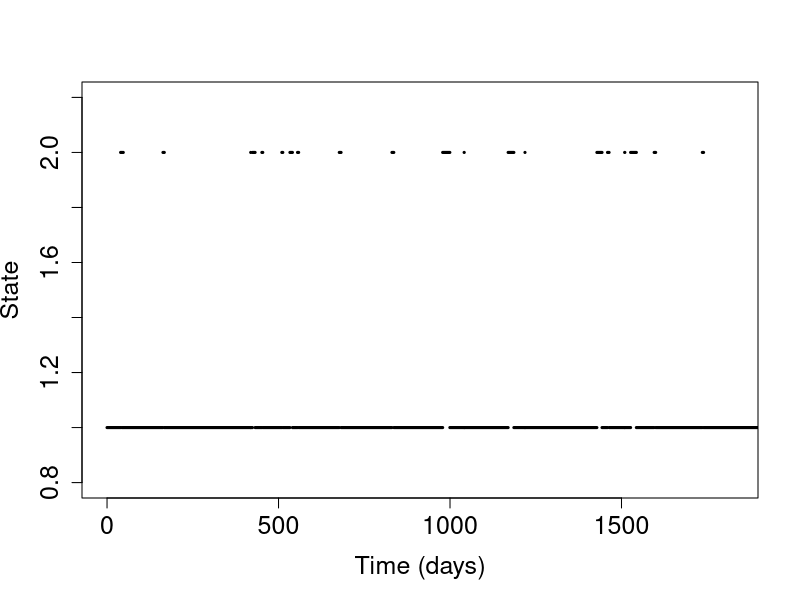

This chart was generated by the following R code:
# Code for the Project in Stochastic Modelling
# Lars Sæle & Helge Bergo
# November 2019

## Problem 1 - Modelling the common cold


# c.1)

# Rates
lambda <- 1/100
mu <- 1/7

# Times
years <- 5
days <- 365
time <- years * days

# Initial conditions
x <- vector('numeric',time) 
x[1] <- 1 # S = 1, I = 2
s <- vector('numeric',time)
#s = c(0) # Soujourn times
totalTime = vector('numeric',time)

# Simulation
for(i in 1:time){
  state <- x[i]
  if(state == 1){
    s[i] = rexp(n = 1, rate = lambda)
    #s = c(s, tail(s,1)+rexp(n = 1, rate = lambda))
    x[i+1] <- 2
    totalTime[i+1] = totalTime[i] + s[i]
  }else{
    s[i] = rexp(n = 1, rate = mu)
    #s = c(s, tail(s,1) + rexp(n = 1, rate = mu))
    x[i+1] <- 1
    totalTime[i+1] = totalTime[i] + s[i]
  }
}


plot(NULL, NULL, xlim = c(0, time), ylim = c(0.8, 2.2), xlab = "Time (days)", 
     ylab = "State", cex.lab = 1.5, cex.axis = 1.5)
for(i in 1:(length(x)-1)){
  lines(totalTime[i:(i+1)], rep(x[i], 2), lwd = 3)
}




# ----------------------------

# c.2)


# Rates
lambda <- 1/100
mu <- 1/7

# Times
years <- 1000
days <- 365
time <- years * days

# Initial conditions
x <- vector('numeric',time) 
x[1] <- 1 # S = 1, I = 2
s <- vector('numeric',time)

totalTime = vector('numeric',time)
coldTime <- vector('numeric',time)
coldT <- 0
totTime <- 0

# Simulation
for(i in 1:time){
  state <- x[i]
  if(state == 1){
    s[i] = rexp(n = 1, rate = lambda)
    #s = c(s, tail(s,1)+rexp(n = 1, rate = lambda))
    x[i+1] <- 2
    totalTime[i+1] = totalTime[i] + s[i]
    totTime = totTime + s[i]
  }else{
    s[i] = rexp(n = 1, rate = mu)
    #s = c(s, tail(s,1) + rexp(n = 1, rate = mu))
    x[i+1] <- 1
    totalTime[i+1] = totalTime[i] + s[i]
    coldTime[i] = s[i]
    coldT = coldT + s[i]
    totTime = totTime + s[i]
  }
}
 
#coldFraction = mean(coldTime)
coldFraction = sum(coldTime)/1000/365*2
coldFraction2 = mean(coldTime)*2
leif = coldT/tail(totalTime,1)


